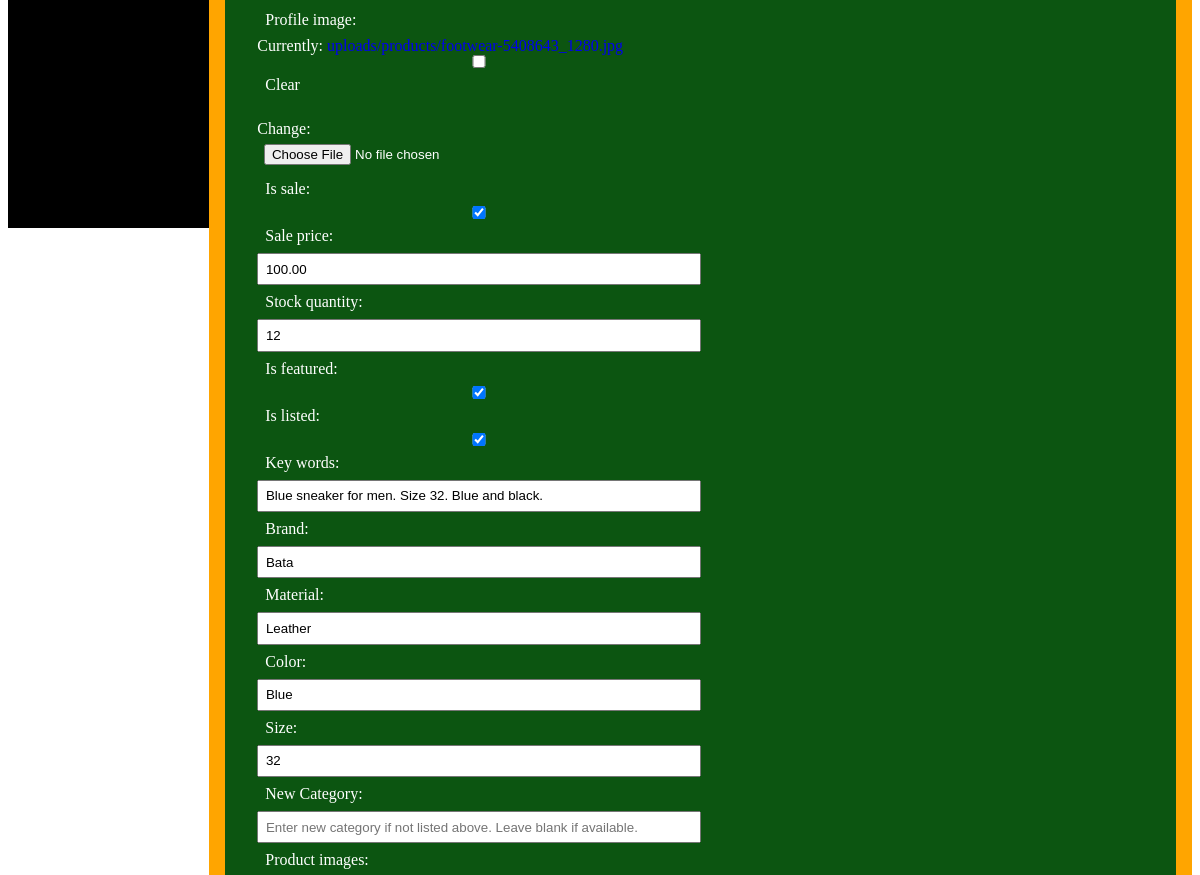
Page /product_inventory/male-sneakers (middle part) on the earlier database version.
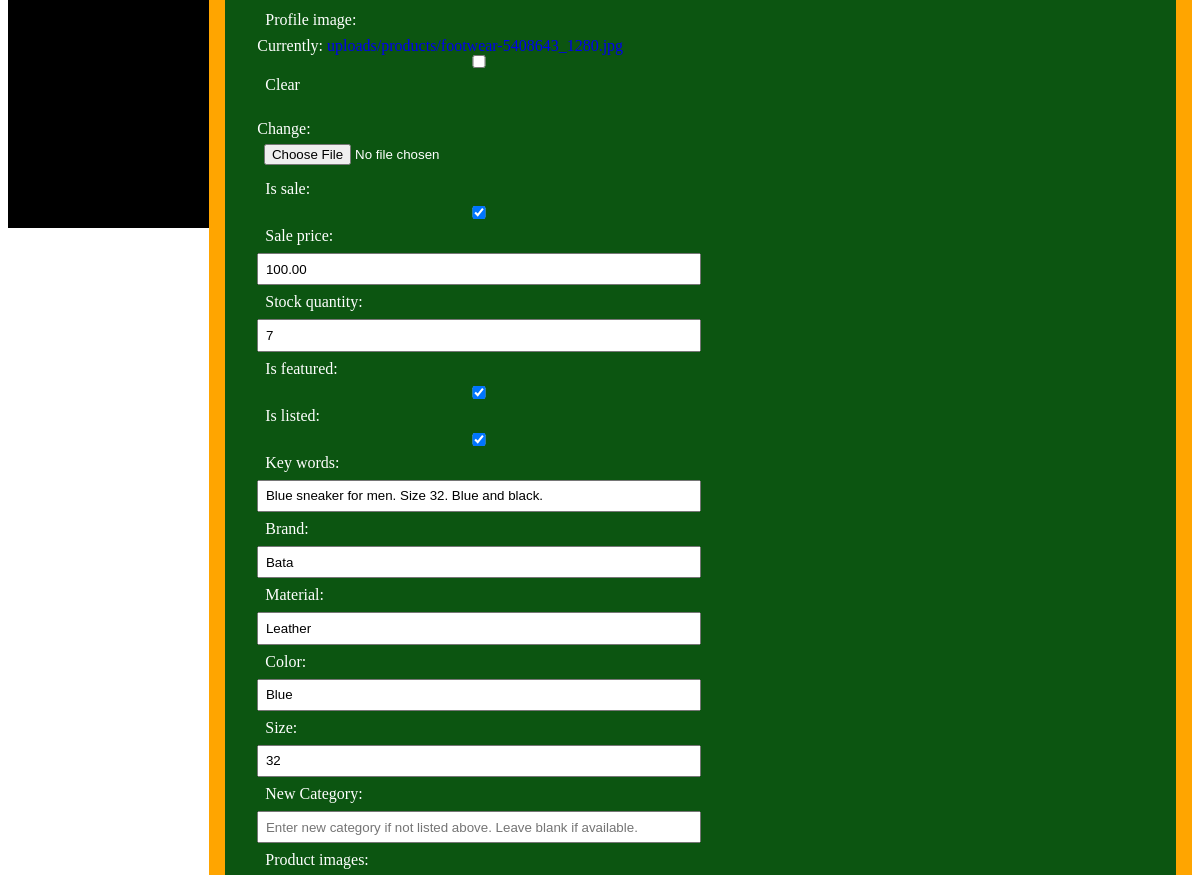
Same page on the later database version.
### store/models.py (models this page shows, shortened)
class Product(models.Model):
    profile_image = models.ImageField(upload_to='uploads/products', null=True, blank=True, default='default/product.png')
    name = models.CharField(max_length=255, verbose_name='Product Name')
    price = models.DecimalField(max_digits=12, decimal_places=2)
    description = models.TextField(verbose_name='Product Description', blank=True, null=True)
    is_sale = models.BooleanField(default=False)
    sale_price = models.DecimalField(max_digits=12, decimal_places=2, null=True, blank=True)
    discount = models.DecimalField(default=0, max_digits=9, decimal_places=2, null=True, blank=True)
    percentage_discount = models.DecimalField(default=0, max_digits=5, decimal_places=0, null=True, blank=True)
    created_at = models.DateTimeField(auto_now_add=True)
    is_listed = models.BooleanField(default=True)
    is_featured = models.BooleanField(default=False)
    slug = models.SlugField(unique=True, blank=True, null=True)
    key_words = models.CharField(max_length=255, blank=True, null=True)
    stock_quantity = models.IntegerField(default=1)
    brand = models.CharField(max_length=255, blank=True, null=True)
    material = models.CharField(max_length=255, blank=True, null=True)
    category = models.ForeignKey(Category, on_delete=models.CASCADE, related_name='products', blank=True, null=True)
    color = models.CharField(max_length=255, blank=True)
    size = models.CharField(max_length=255, blank=True)
    @property
    def imageURL(self):
        try:
            url = self.profile_image.url
        except:
            url = ''
        return url

### admin_portal/views.py (the view)
# urls.py: path('product_inventory/<str:slug>', views.product_inventory, name='product_inventory'),
def product_inventory(request, slug):
    product = get_object_or_404(Product, slug=slug)
    products = Product.objects.all()
    product_images = ProductImage.objects.filter(product=product)
    products_count = products.count()
    out_of_stock_count = products.filter(stock_quantity__lte=0).count()
    is_listed_count = products.filter(is_listed=True).count()
    if request.method == 'POST':
        if 'product_form' in request.POST:
            product_form = ProductModelForm(request.POST, request.FILES, instance=product)
            product_image_form = ProductImageForm(request.POST, request.FILES)
            if product_form.is_valid() and product_image_form.is_valid():
                product_form.save()
                images = request.FILES.getlist('product_images')
                for image in images:
                    ProductImage.objects.create(product=product, product_images=image)
                messages.success(request, 'Product and images updated successfully!')
                return redirect('inventory')
            else:
                messages.error(request, 'Please correct the errors below.')
        elif 'delete_image' in request.POST:
            image_id = request.POST.get('image_id')
            image_to_delete = get_object_or_404(ProductImage, id=image_id)
            image_to_delete.delete()
            messages.success(request, 'Image removed successfully!')
            return redirect('product_inventory', slug=slug)
    else:
        product_form = ProductModelForm(instance=product)
        product_image_form = ProductImageForm()
    context = {
        'product': product,
        'product_images': product_images,
        'product_form': product_form,
        'product_image_form': product_image_form,
        'products_count': products_count,
        'out_of_stock_count': out_of_stock_count,
        'is_listed_count': is_listed_count
    }
    return render(request, 'admin_portal/product_inventory.html', context)

### admin_portal/forms.py (shortened to what this page needs)
class ProductImageForm(forms.Form):
    product_images = MultipleFileField()

### cart/context_processors.py (called while the page is built)
def cart(request):
    return {'cart': Cart(request)}

### store/models.py (called while the page is built)
    def __str__(self):
        return self.name

    @property
    def imageURL(self):
        try:
            url = self.product_images.url
        except:
            url = ''
        return url

### admin_portal/templates/admin_portal/product_inventory.html (shortened to what this page needs)
{% extends 'admin_portal/base.html' %}
{% block content %}
<div class="container">
    <div class="side-bar">
    </div>
    <div class="content">
        <div class="main-content">
        <section>
            <div class="product_form">
                <form method="POST" action="{% url 'product_inventory' product.id %}" enctype="multipart/form-data">
                    {{product_form.as_p}}
                    {{ product_image_form.as_p }}
                </form>
            </div>
        </section>
        </div>
    </div>
</div>
</div>
{% endblock content %}

Differences in the rows shown:
changed Product "Blue sneaker for men. Size 32. Blue and black.": stock_quantity "12" → "7"
